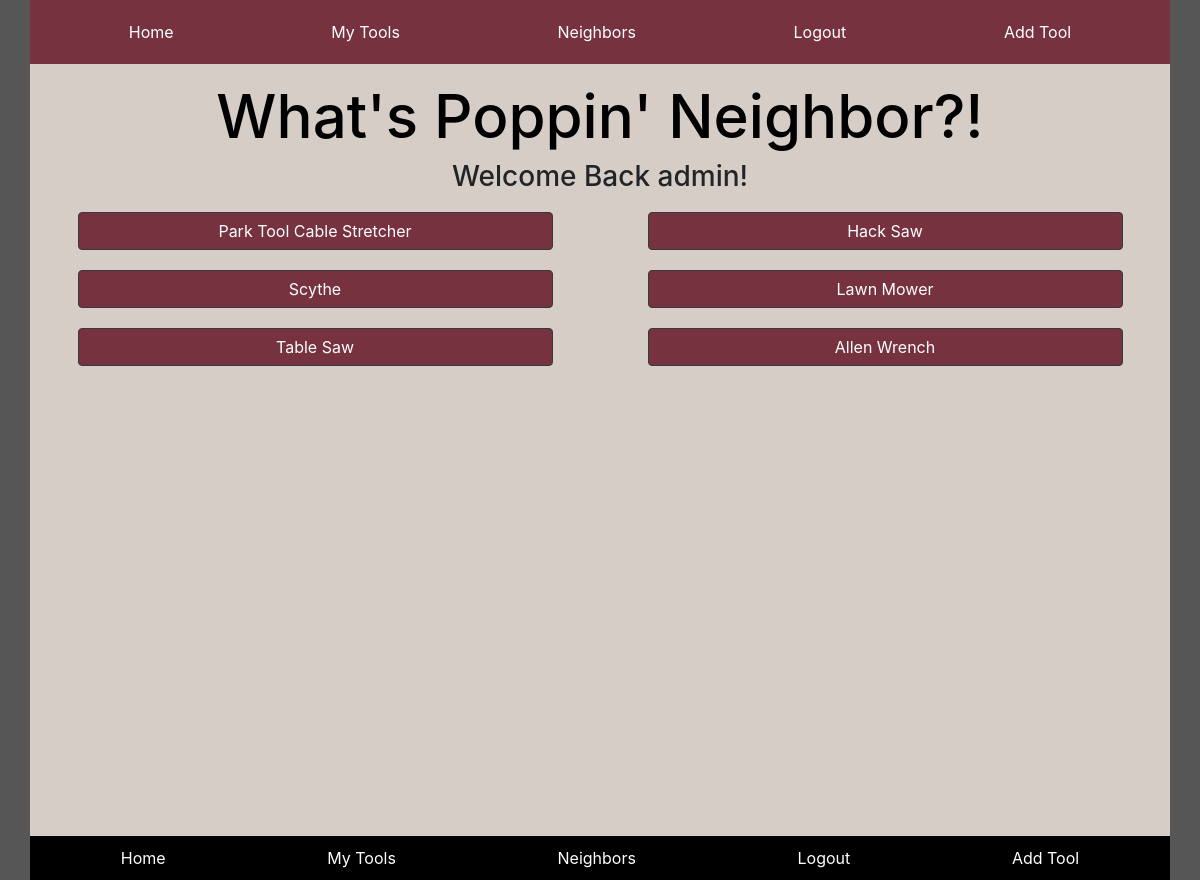
The app's page / (signed in) with its own data.
### tools/models.py (models this page shows, shortened)
class Tool(models.Model):
    TYPES = [
        ('Automobile', 'Auto'),
        ('Plumbing', 'Plumbing'),
        ('Bike', 'Bike'),
        ('Yard', 'Yard'),
        ('Woodworking', 'Woodworking'),
    ]
    BOOL = [
    (True, 'Yes'),
    (False, 'No')
]
    owner = models.ForeignKey(User, on_delete=models.CASCADE, null=True)
    tool = models.CharField(max_length = 50, default = '')
    type = models.CharField(max_length = 30, choices=TYPES, default='AUTO')
    posted = models.DateField(default=datetime.date.today)
    available = models.BooleanField(choices=BOOL)

### tools/views.py (the view)
# urls.py: path('', views.IndexView.as_view(), name = 'index'),
class IndexView(generic.ListView):
    template_name = 'tools/index.html'
    model = Tool

### tools/templates/tools/index.html
{% extends 'base.html' %}
{% block content %}
<h1>What's Poppin' Neighbor?!</h1>
{% if request.user.username %}
<h3 id="greeting">Welcome Back {{request.user.username}}!</h3>
{% endif %}
<div class="row no-gutters">
{% for tools in object_list %}
    <a id='tool' class="col-md-5 btn btn-dark" href="{% url 'tools:detail' tools.id %}">{{tools.tool}}</a>
{% endfor %}
</div>
{% endblock content %}

### static/css/styles.css (style rules this page uses)
h1 { font-size: 60px; color: #000; text-align: center; }
body { background-color: #565656; }
#greeting { text-align: center; }
#tool { text-align: center; margin: 10px auto; }
.btn-dark { background-color: #76323F; }
.row { padding: 0; }

### records on screen
Tool: tool "Park Tool Cable Stretcher"
Tool: tool "Hack Saw"
Tool: tool "Scythe"
Tool: tool "Lawn Mower"
Tool: tool "Table Saw"
Tool: tool "Allen Wrench"

### other values on screen
{{ request.user.username }} "admin"
